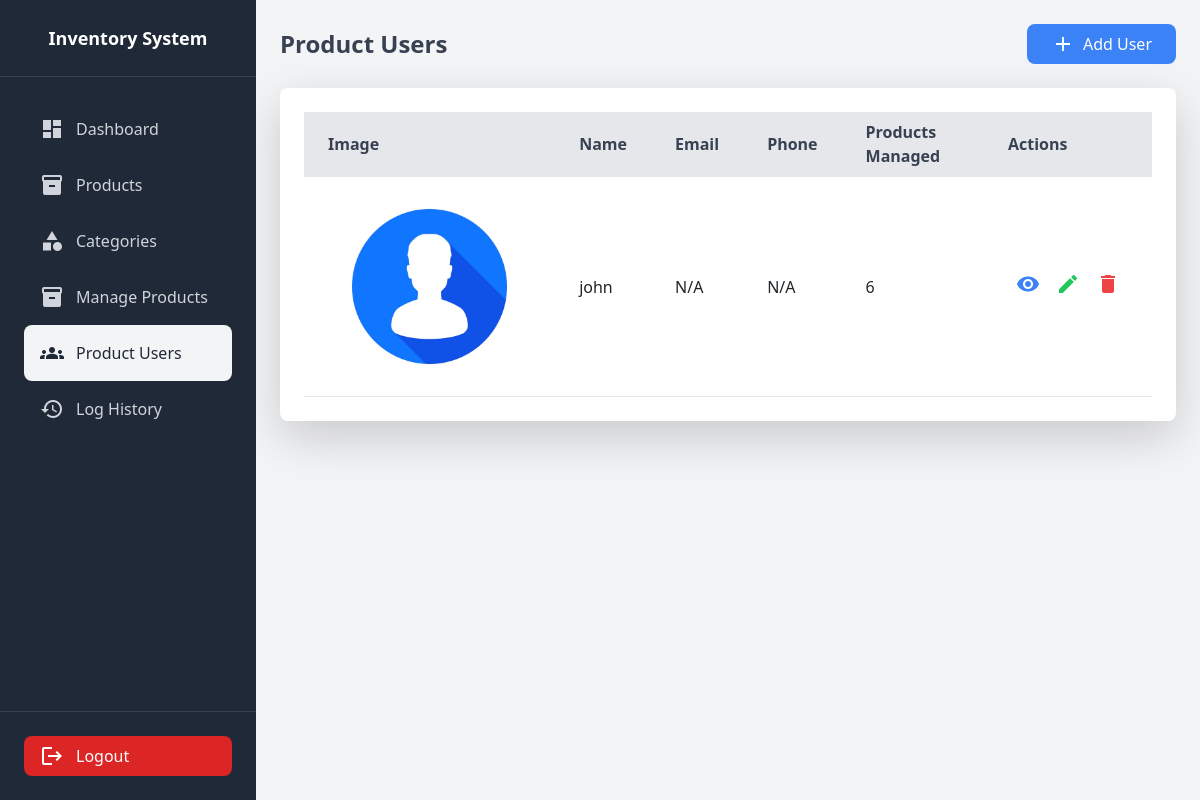
/product_users/ (signed in), run on an earlier commit of the app's database.
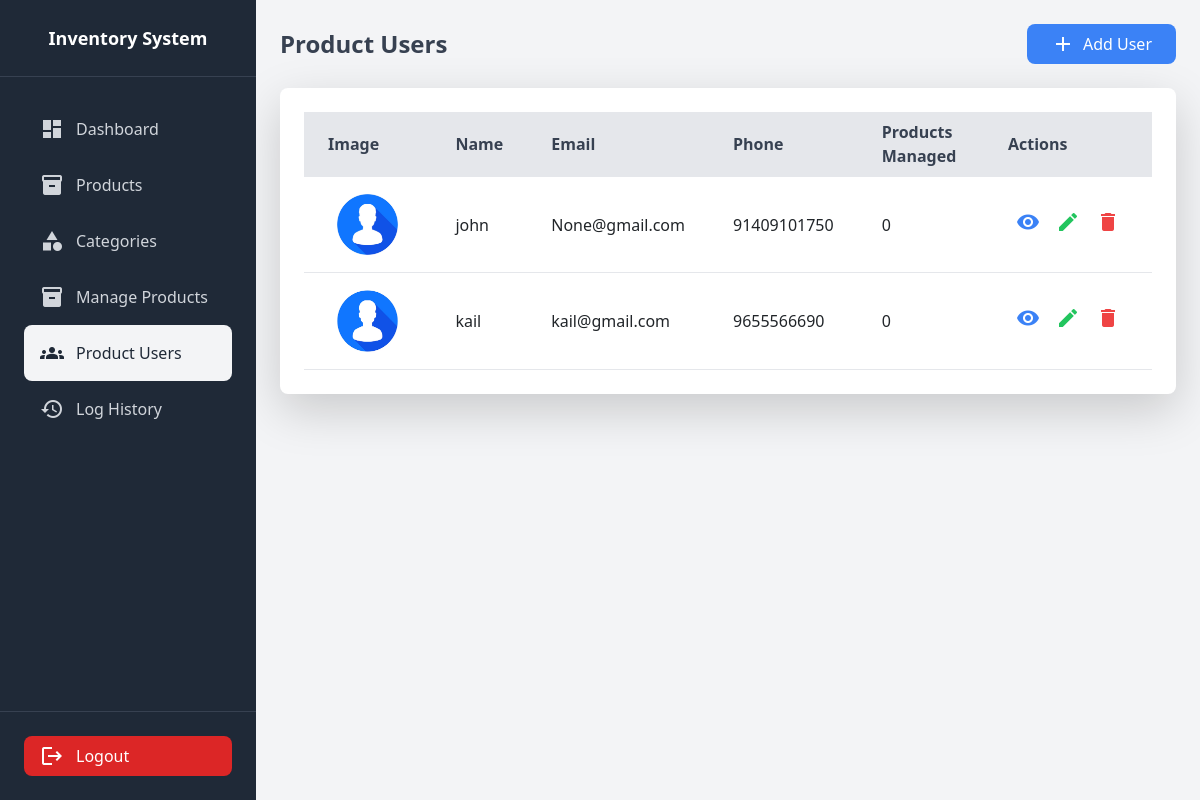
And on a later commit of the database.
### inventoryApp/models.py (models this page shows, shortened)
class ProductUser(models.Model):
    name = models.CharField(max_length=255)
    phone = models.BigIntegerField(blank=True, null=True)
    email = models.EmailField(blank=True, null=True)  # Optional
    profile_pic = models.ImageField(upload_to='profile_pics/', blank=True, null=True, default='profile_pics/default.jpg')

### inventoryApp/views.py (the view)
# urls.py: path('product_users/', views.product_users, name='product_users'),
@login_required
def product_users(request):
    users = ProductUser.objects.annotate(product_count=Count("products"))  # Count products per user
    return render(request, 'product_users.html', {'users': users})

### inventoryApp/templates/product_users.html (shortened to what this page needs)
{% extends 'sidebar.html' %}
	{% block content %}
    <div class="container mx-auto p-6">
        <div class="flex justify-between items-center mb-6">
            <h1 class="text-2xl font-bold text-gray-700">Product Users</h1>
            <a href="#" class="bg-blue-500 text-white px-4 py-2 rounded-lg hover:bg-blue-600 flex items-center" data-bs-toggle="modal" data-bs-target="#addProductUserModal">
                <span class="material-icons mr-2">add</span> Add User
            </a>
        </div>
        <div class="bg-white rounded-lg shadow-lg p-4 overflow-auto">
            <table class="w-full text-left border-collapse">
                <thead>
                    <tr class="bg-gray-200 text-gray-700 border-b">
                        <th class="px-4 py-2">Image</th>
                        <th class="px-4 py-2">Name</th>
                        <th class="px-4 py-2">Email</th>
                        <th class="px-4 py-2">Phone</th>
                        <th class="px-4 py-2">Products Managed</th>
                        <th class="px-4 py-2">Actions</th>
                    </tr>
                </thead>
                <tbody>
                    {% for user in users %}
                    <tr class="border-b hover:bg-gray-100">
                        <td class="px-4 py-2">
                            <img src="{{ user.profile_pic.url }}" alt="pic" srcset="">
                        </td>
                        <td class="px-4 py-2">{{ user.name }}</td>
                        <td class="px-4 py-2">{{ user.email|default:"N/A" }}</td>
                        <td class="px-4 py-2">{{ user.phone|default:"N/A" }}</td>
                        <td class="px-4 py-2">{{ user.product_count }}</td>
                        <td class="px-4 py-2">
                            <div class="flex">
                                <button data-bs-toggle="modal" data-bs-target="#viewUserModal{{ user.id }}" class="text-blue-500 hover:underline hover:bg-gray-300 p-2">
                                    <span class="material-icons">visibility</span>
                                </button>
                                <button data-bs-toggle="modal" data-bs-target="#editUserModal{{ user.id }}" class="text-green-500 hover:underline hover:bg-gray-300 p-2">
                                    <span class="material-icons">edit</span>
                                </button>
                                <button data-bs-toggle="modal" data-bs-target="#deleteUserModal{{ user.id }}" class="text-red-500 hover:underline hover:bg-gray-300 p-2">
                                    <span class="material-icons">delete</span>
                                </button>
                            </div>
                        </td>
                    </tr>
                    {% empty %}
                    <tr>
                        <td colspan="5" class="text-center text-gray-500 py-4">No users found.</td>
                    </tr>
                    {% endfor %}
                </tbody>
            </table>
        </div>
    </div>
	{% endblock %}

### inventoryApp/templates/sidebar.html (shortened to what this page needs)
<!DOCTYPE html>
<html lang="en">
<head>
    <script src="https://cdn.tailwindcss.com"></script>
    <link href="https://cdn.jsdelivr.net/npm/bootstrap@5.3.3/dist/css/bootstrap.min.css" rel="stylesheet">
</head>
<body class="flex h-screen overflow-y-auto bg-gray-100">
    <div id="sidebar" class="fixed inset-y-0 left-0 w-64 bg-gray-800 text-white transform -translate-x-full md:translate-x-0 flex-col z-50 transition-transform duration-300 ease-in-out">
        <div class="p-4 text-center font-bold text-lg border-b border-gray-700">
            Inventory System
        </div>
        <nav class="flex-1 p-4">
            <a href="{% url 'dashboard' %}"
               class="flex items-center p-3 rounded-lg text-gray-300 hover:bg-gray-700 hover:text-white {% if request.resolver_match.url_name == 'dashboard' %}bg-gray-100 text-gray-800{% endif %}">
                <span class="material-icons mr-3">dashboard</span>
                Dashboard
            </a>
            <a href="{% url 'products' %}"
               class="flex items-center p-3 rounded-lg text-gray-300 hover:bg-gray-700 hover:text-white {% if request.resolver_match.url_name == 'products' %}bg-gray-100 text-gray-800{% endif %}">
                <span class="material-icons mr-3">inventory</span>
                Products
            </a>
            <a href="{% url 'categories' %}"
               class="flex items-center p-3 rounded-lg text-gray-300 hover:bg-gray-700 hover:text-white {% if request.resolver_match.url_name == 'categories' %}bg-gray-100 text-gray-800{% endif %}">
                <span class="material-icons mr-3">category</span>
                Categories
            </a>
            <a href="{% url 'manage' %}"
               class="flex items-center p-3 rounded-lg text-gray-300 hover:bg-gray-700 hover:text-white {% if request.resolver_match.url_name == 'manage' %}bg-gray-100 text-gray-800{% endif %}">
                <span class="material-icons mr-3">inventory</span>
                Manage Products
            </a>
            <a href="{% url 'product_users' %}"
               class="flex items-center p-3 rounded-lg text-gray-300 hover:bg-gray-700 hover:text-white {% if request.resolver_match.url_name == 'product_users' %}bg-gray-100 text-gray-800{% endif %}">
                <span class="material-icons mr-3">groups</span>
                Product Users
            </a>
            <a href="{% url 'logs' %}"
               class="flex items-center p-3 rounded-lg text-gray-300 hover:bg-gray-700 hover:text-white {% if request.resolver_match.url_name == 'logs' %}bg-gray-100 text-gray-800{% endif %}">
                <span class="material-icons mr-3">history</span>
                Log History
            </a>
        </nav>
        <div class="p-4 border-t border-gray-700 absolute bottom-0 w-full">
            <a href="{% url 'logout_view' %}" class="flex items-center py-2 px-3 rounded-lg bg-red-600 text-white text-center hover:bg-red-700">
                <span class="material-icons mr-3">logout</span>
                Logout
            </a>
        </div>
    </div>
    <div id="main-content" class="flex-1 overflow-hidden md:ml-64">
        {% block content %}{% endblock %}
    </div>
</body>
</html>

What changed in the data, as far as the page shows it:
changed ProductUser "john": email "N/A" → "None@gmail.com"; phone "N/A" → "91409101750"; product_count "6" → "0"
added ProductUser: profile_pic (placeholder picture), name "kail", email "kail@gmail.com", phone "9655566690", product_count "0"
